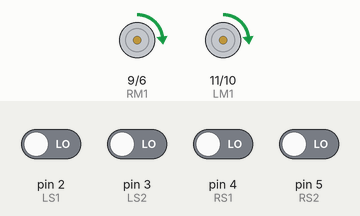
The sketch below on a simulated Arduino Uno, built with avr-gcc and run on an emulated ATmega328P. Parts: motor-driver pin pairs drawn as motors (green arrow = first pin HIGH = forward, orange = second pin HIGH = backward, longer = more drive). The inputs (shaded band) are chosen by the test bench; at power-on: pin 2 (LS1), pin 3 (LS2), pin 4 (RS1), pin 5 (RS2) LOW. What the sketch prints to the serial monitor is not drawn.

Above: at 1.2 s.
1.3 s: pin 2 (LS1) driven HIGH
At 2.3 s:
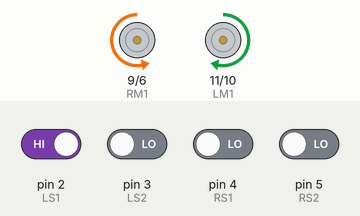
2.8 s: pin 2 (LS1) driven LOW and pin 4 (RS1) driven HIGH
At 3.4 s:
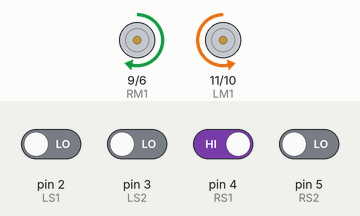
4.3 s: pin 3 (LS2) driven HIGH
At 4.6 s:
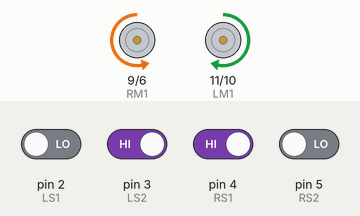
5.8 s: pin 3 (LS2) driven LOW
At 7.0 s:
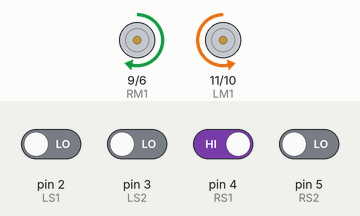
8.8 s: pin 4 (RS1) driven LOW
At 9.1 s:
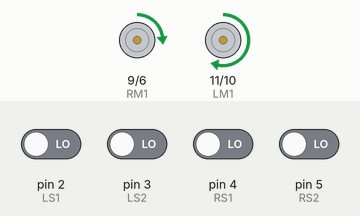
10.3 s: pin 4 (RS1) driven HIGH
At 11.7 s:
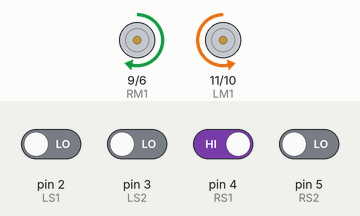
Timing chart, 0 to 12.8 s (numbered marks = the images above; inputs shaded):
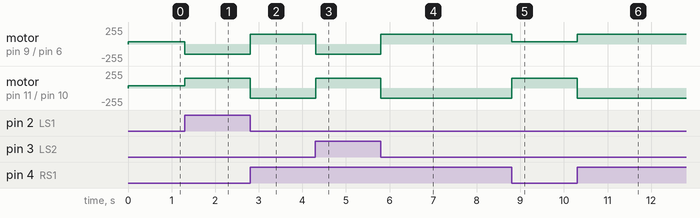

The sketch:

LFR_02.ino
```cpp
 #define LS1  2
#define LS2 3            // left sensor
#define RS1  4
#define RS2 5            // right sensor


/*-------definning Outputs------*/
#define LM1 11    // left motor
#define LM2 10    // left motor
#define RM1 9    // right motor
#define RM2 6     // right motor

void setup()
{
  Serial.begin(9600);
  pinMode(LS1, INPUT);
  pinMode(LS2, INPUT);
  pinMode(RS1, INPUT);
  pinMode(RS2, INPUT);
  pinMode(LM1, OUTPUT);
  pinMode(LM2, OUTPUT);
  pinMode(RM1, OUTPUT);
  pinMode(RM2, OUTPUT);

}

void loop()
{
  int L1,L2,R1,R2,L,R;
  L1 = digitalRead(LS1);
  L2 = digitalRead(LS2);
  L= L1+L2;
  R1 = digitalRead(RS1);
  R2 = digitalRead(RS2);
  R= R1+R2;
  if(L ==0 && R == 0)
  {
    MoveForward();
    Serial.print("Up\n");
  }
  else if(L ==2 && R == 2){
    Stop();
    Serial.print("X\n");
  }
  else if(L>0){
    TurnLeft();
    Serial.print("<-\n");
  }
   else if(R>0){
    TurnRight();
   Serial.print("->\n");
  }
}


void MoveForward()
{
    analogWrite(LM1, 35);
    analogWrite(LM2, 0);
    analogWrite(RM1, 35);
    analogWrite(RM2, 0);
    delay(20);
}

void TurnRight()
{
    analogWrite(LM1, 0);
    analogWrite(LM2, 150);
    analogWrite(RM1, 150);
    analogWrite(RM2, 0);
   // delay(30);
}

void TurnLeft()
{
    analogWrite(LM1, 150);
    analogWrite(LM2, 0);
    analogWrite(RM1, 0);
    analogWrite(RM2, 150);
   // delay(30);
}

void Stop()
{
    analogWrite(LM1, 0);
    analogWrite(LM2, 0);
    analogWrite(RM1, 0);
    analogWrite(RM2, 0);
    delay(20);
}
```

Measured:
- after the input at 1.3 s, motor on pin 9 (RM1) / pin 6 (RM2): forward 35/255 → backward 150/255 at once; motor on pin 11 (LM1) / pin 10 (LM2): forward 35/255 → forward 150/255 at once
- after the input at 2.8 s, motor on pin 9 (RM1) / pin 6 (RM2): backward 150/255 → forward 150/255 at once; motor on pin 11 (LM1) / pin 10 (LM2): forward 150/255 → backward 150/255 at once
- after the input at 4.3 s, motor on pin 9 (RM1) / pin 6 (RM2): forward 150/255 → backward 150/255 at once; motor on pin 11 (LM1) / pin 10 (LM2): backward 150/255 → forward 150/255 at once
- after the input at 5.8 s, motor on pin 9 (RM1) / pin 6 (RM2): backward 150/255 → forward 150/255 at once; motor on pin 11 (LM1) / pin 10 (LM2): forward 150/255 → backward 150/255 at once
- after the input at 8.8 s, motor on pin 9 (RM1) / pin 6 (RM2): forward 150/255 → forward 35/255 at once; motor on pin 11 (LM1) / pin 10 (LM2): backward 150/255 → forward 150/255 at once
- after the input at 10.3 s, motor on pin 9 (RM1) / pin 6 (RM2): forward 35/255 → forward 150/255 at once; motor on pin 11 (LM1) / pin 10 (LM2): forward 150/255 → backward 150/255 at once
